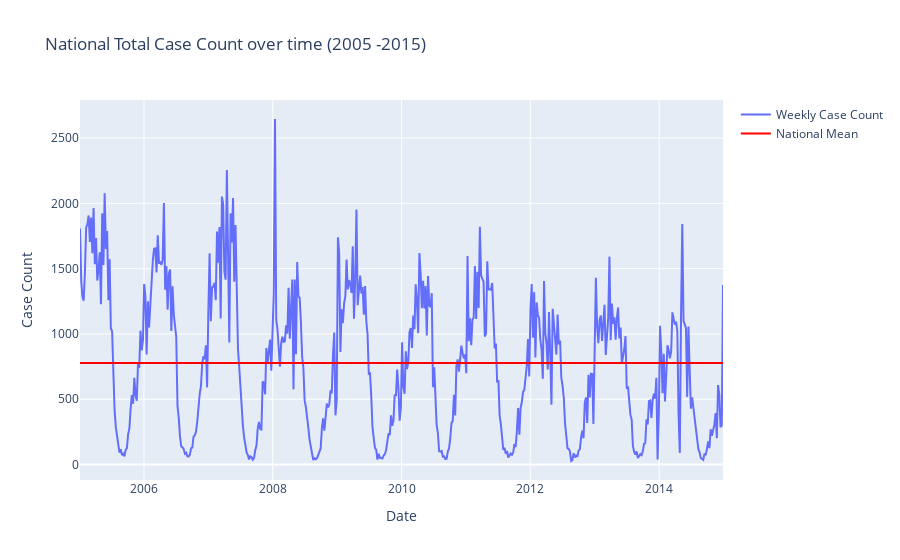

Here is the notebook cell this chart was saved with:
### Code cell
# Calculate the national total weekly mean case count
national_mean_cases = chickenpox_df['National_Total'].mean()

# Create the line plot
fig = go.Figure(data=[
    go.Scatter(x=chickenpox_df['Date'], y=chickenpox_df['National_Total'], mode='lines', name='Weekly Case Count')
])

# Update the layout
fig.update_layout(
    title='National Total Case Count over time (2005 -2015)',
    xaxis_title='Date',
    yaxis_title='Case Count'
)

# Add a line for the national mean case count
fig.add_trace(go.Scatter(x=chickenpox_df['Date'], y=[national_mean_cases] * len(chickenpox_df),
                         name='National Mean', mode='lines', line=dict(color='red')))

# Show the plot
fig.show()

### Figure 1 — Plotly figure (JSON) as saved in the notebook; plotly's stock layout.template omitted (floating-point values rounded to 4 significant figures; data arrays with more than 128 entries replaced by an {"elided": "..."} marker saying what was removed)
{"data": [{"mode": "lines", "name": "Weekly Case Count", "type": "scatter", "x": {"elided": "522 str values"}, "y": {"elided": "522 int values"}}, {"line": {"color": "red"}, "mode": "lines", "name": "National Mean", "type": "scatter", "x": {"elided": "522 str values"}, "y": {"elided": "522 float values"}}], "layout": {"title": {"text": "National Total Case Count over time (2005 -2015)"}, "xaxis": {"title": {"text": "Date"}}, "yaxis": {"title": {"text": "Case Count"}}}}
